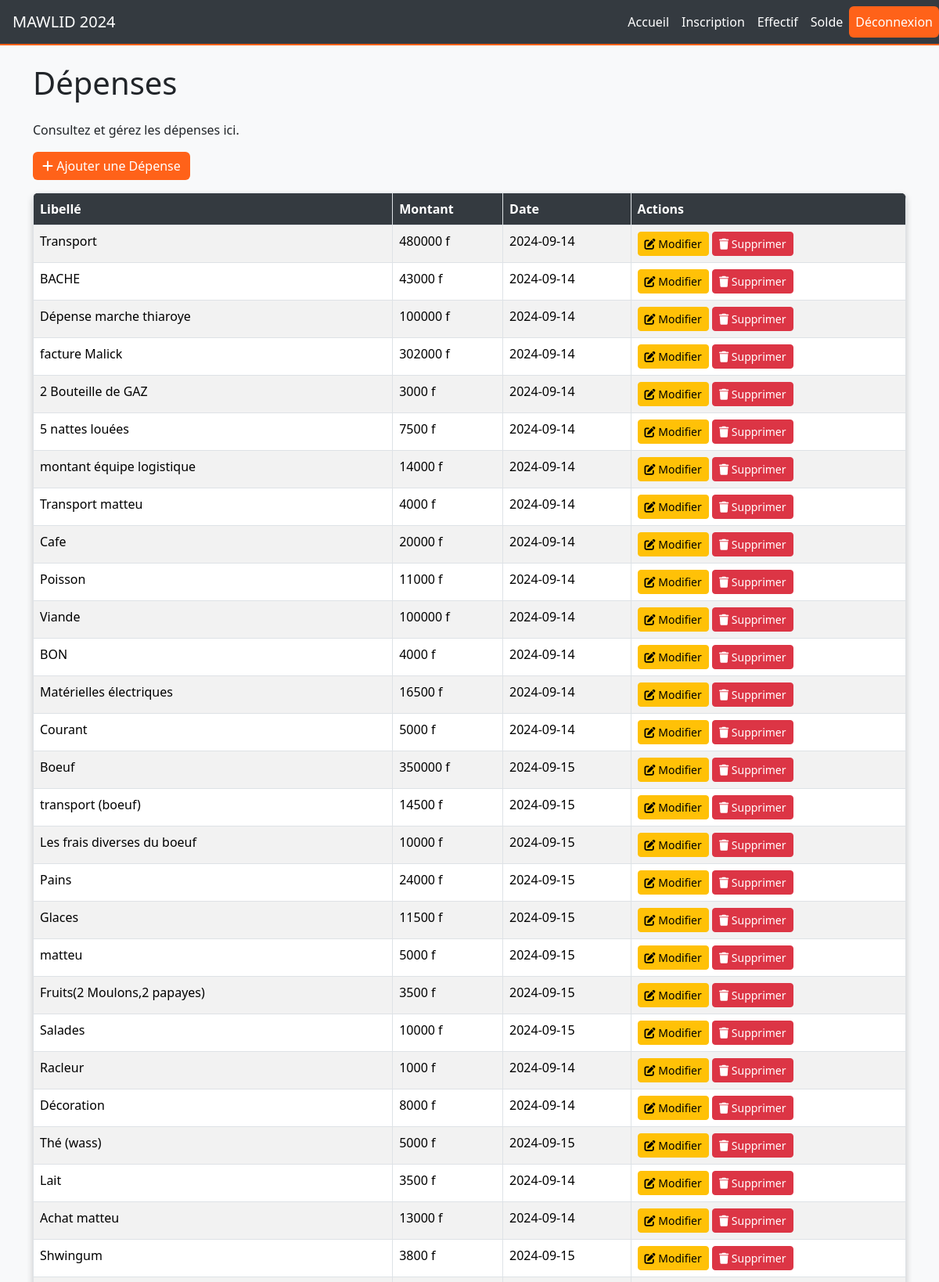
Page /liens/depense.php (upper part) on the committed database.
### tables this page shows
CREATE TABLE `depenses` (
  `id` int(11) NOT NULL,
  `lib` varchar(255) NOT NULL,
  `montant` decimal(10,2) NOT NULL,
  `date` date NOT NULL
);

### liens/depense.php (the view, shortened to what this page needs)
<!DOCTYPE html>
<html lang="fr">
<head>
    <link href="https://cdn.jsdelivr.net/npm/bootstrap@5.3.3/dist/css/bootstrap.min.css" rel="stylesheet">
    <link href="https://cdnjs.cloudflare.com/ajax/libs/font-awesome/6.0.0-beta3/css/all.min.css" rel="stylesheet">
</head>
<body>
    <nav class="navbar navbar-expand-lg navbar-custom">
        <a class="navbar-brand ms-3" href="#">MAWLID 2024</a>
        <div class="collapse navbar-collapse" id="navbarNav">
            <ul class="navbar-nav ms-auto">
                <li class="nav-item">
                    <a class="nav-link" href="../accueil/index.php">Accueil</a>
                </li>
                <li class="nav-item">
                    <a class="nav-link" href="inscription.php">Inscription</a>
                </li>
                <li class="nav-item">
                    <a class="nav-link" href="effectif.php">Effectif</a>
                </li>
                <li class="nav-item">
                    <a class="nav-link" href="solde.php">Solde</a>
                </li>
                <li class="nav-item">
                    <a class="nav-link btn btn-custom" href="../logout.php">Déconnexion</a>
                </li>
            </ul>
        </div>
    </nav>
    <div class="container">
        <h1 class="my-4">Dépenses</h1>
        <p>Consultez et gérez les dépenses ici.</p>
        <a href="ajouter_depense.php" class="btn btn-custom mb-3">
            <i class="fas fa-plus"></i> Ajouter une Dépense
        </a>
        <?php
        require_once '../conn/connection.php';
        $sql = "SELECT * FROM depenses";
        $stmt = $db->query($sql);
        $depenses = $stmt->fetchAll(PDO::FETCH_ASSOC);
        if ($depenses): ?>
            <table class="table table-custom table-striped table-bordered">
                <thead>
                    <tr>
                        <th>Libellé</th>
                        <th>Montant</th>
                        <th>Date</th>
                        <th>Actions</th>
                    </tr>
                </thead>
                <tbody>
                    <?php foreach ($depenses as $depense): ?>
                        <tr>
                            <td><?php echo htmlspecialchars($depense['lib']); ?></td>
                            <td><?php echo number_format((float)$depense['montant'], 0, '.', ''); ?> f</td>
                            <td><?php echo htmlspecialchars($depense['date']); ?></td>
                            <td>
                                <a href="modifier_depense.php?id=<?php echo $depense['id']; ?>" class="btn btn-warning btn-sm">
                                    <i class="fas fa-edit"></i> Modifier
                                </a>
                                <a href="supprimer_depense.php?id=<?php echo $depense['id']; ?>" class="btn btn-danger btn-sm" onclick="return confirm('Êtes-vous sûr de vouloir supprimer cette dépense ?');">
                                    <i class="fas fa-trash"></i> Supprimer
                                </a>
                            </td>
                        </tr>
                    <?php endforeach; ?>
                </tbody>
            </table>
        <?php else: ?>
            <p>Aucune dépense trouvée.</p>
        <?php endif; ?>
    </div>
</body>
</html>

### liens/depense.php (style rules this page uses)
body { background-color: #f8f9fa; }
.navbar-custom { background-color: #343a40; border-bottom: 2px solid #ff6219; }
.navbar-custom .navbar-nav .nav-link { color: #ffffff; }
.navbar-custom .navbar-brand { color: #ffffff; }
.container { margin-top: 20px; }
.table-custom { border-radius: 0.5rem; overflow: hidden; box-shadow: 0 4px 8px rgba(0, 0, 0, 0.2); }
.table-custom thead th { background-color: #343a40; color: #ffffff; }
.table-custom tbody tr:nth-child(even) { background-color: #f2f2f2; }
.btn-custom { background-color: #ff6219; color: white; border: none; }

### rows in the picture
depenses: lib "Transport", montant "480000", date "2024-09-14"
depenses: lib "BACHE", montant "43000", date "2024-09-14"
depenses: lib "Dépense marche thiaroye", montant "100000", date "2024-09-14"
depenses: lib "facture Malick", montant "302000", date "2024-09-14"
depenses: lib "2 Bouteille de GAZ", montant "3000", date "2024-09-14"
depenses: lib "5 nattes louées", montant "7500", date "2024-09-14"
depenses: lib "montant équipe logistique", montant "14000", date "2024-09-14"
depenses: lib "Transport matteu", montant "4000", date "2024-09-14"
depenses: lib "Cafe", montant "20000", date "2024-09-14"
depenses: lib "Poisson", montant "11000", date "2024-09-14"
depenses: lib "Viande", montant "100000", date "2024-09-14"
depenses: lib "BON", montant "4000", date "2024-09-14"
depenses: lib "Matérielles électriques", montant "16500", date "2024-09-14"
depenses: lib "Courant", montant "5000", date "2024-09-14"
depenses: lib "Boeuf", montant "350000", date "2024-09-15"
depenses: lib "transport (boeuf)", montant "14500", date "2024-09-15"
depenses: lib "Les frais diverses du boeuf", montant "10000", date "2024-09-15"
depenses: lib "Pains", montant "24000", date "2024-09-15"
depenses: lib "Glaces", montant "11500", date "2024-09-15"
depenses: lib "matteu", montant "5000", date "2024-09-15"
depenses: lib "Fruits(2 Moulons,2 papayes)", montant "3500", date "2024-09-15"
depenses: lib "Salades", montant "10000", date "2024-09-15"
depenses: lib "Racleur", montant "1000", date "2024-09-14"
depenses: lib "Décoration", montant "8000", date "2024-09-14"
depenses: lib "Thé (wass)", montant "5000", date "2024-09-15"
depenses: lib "Lait", montant "3500", date "2024-09-14"
depenses: lib "Achat matteu", montant "13000", date "2024-09-14"
depenses: lib "Shwingum", montant "3800", date "2024-09-15"
